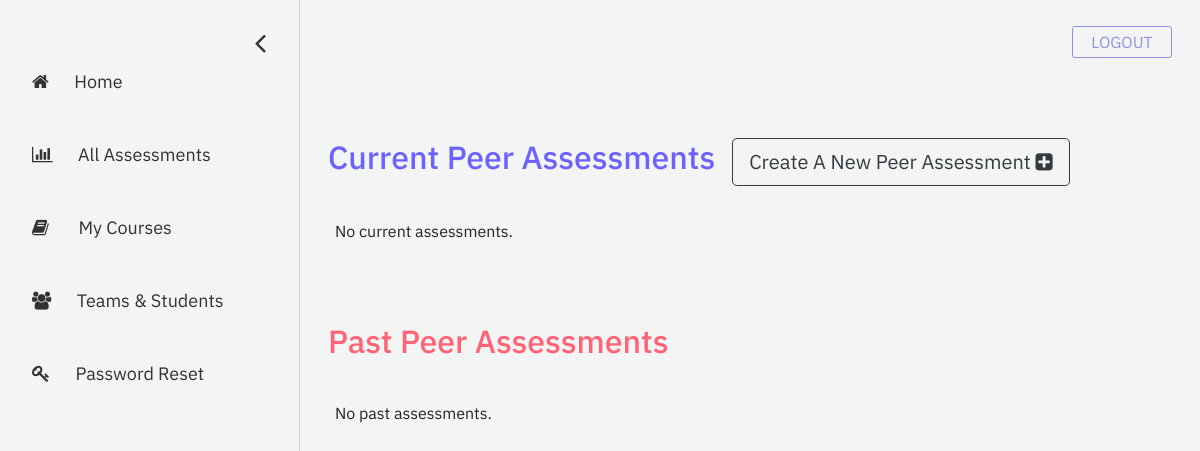
The app's page /professor/all-assessments, older data.
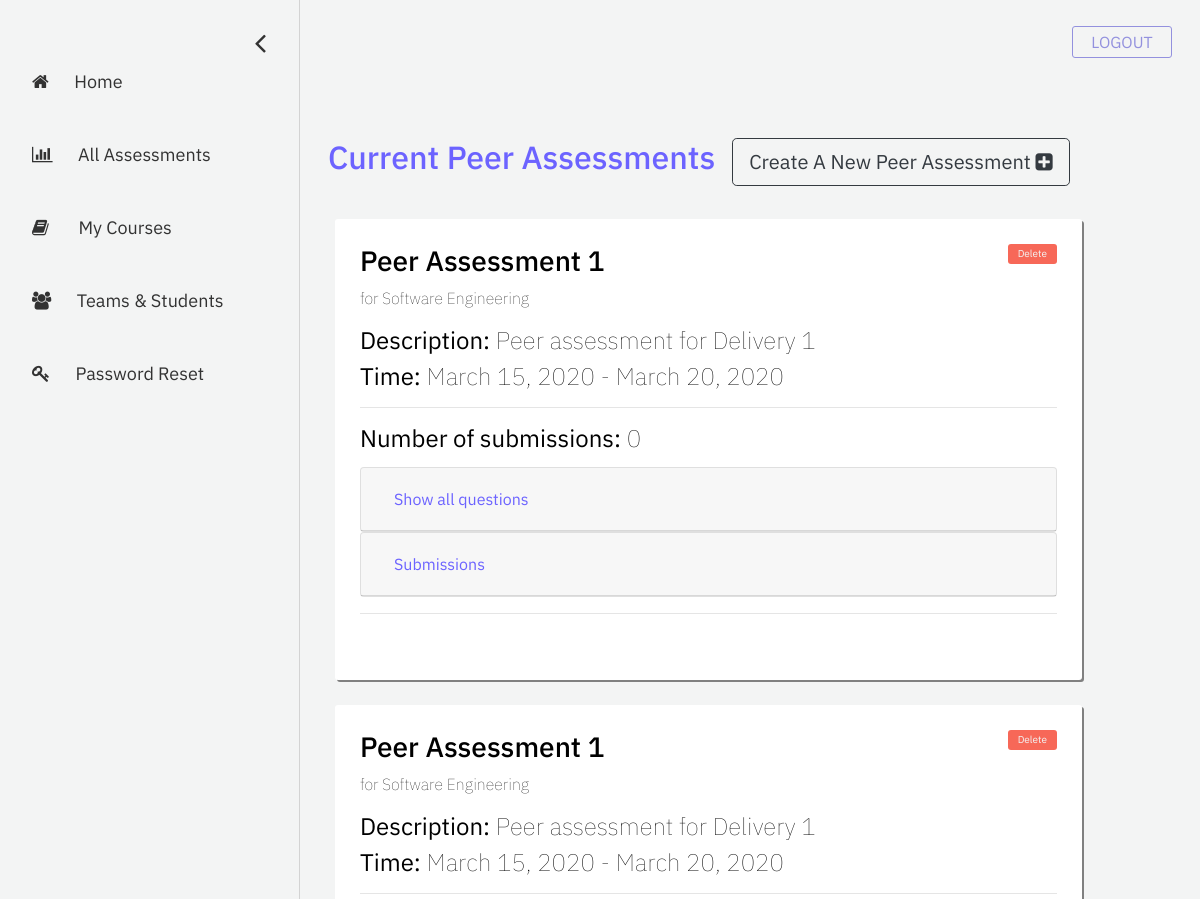
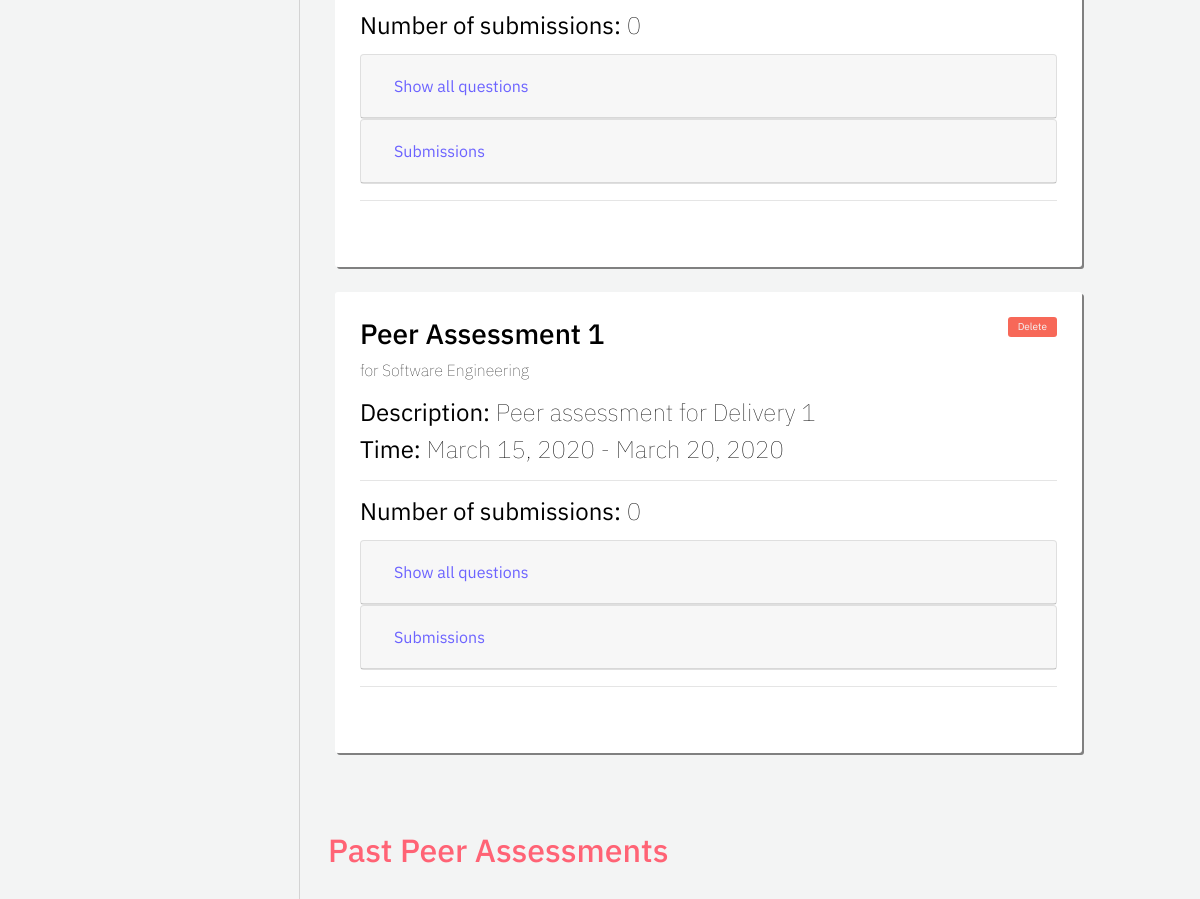
The same page, newer data (2 pictures, top to bottom).
### assessment/models.py (models this page shows)
class Assessment(models.Model):
    name = models.CharField("assessment name", max_length=255)
    description = models.TextField("description", max_length=512, blank=True)
    date_created = models.DateTimeField("date created", auto_now_add=True)
    start_date = models.DateField("start date")
    end_date = models.DateField("end date")
    course = models.ForeignKey(Course, on_delete=models.CASCADE) # the course that this peer review belongs to
    questions = models.ManyToManyField(Question) # a set of Questions under this assessment
    def is_current(self):
        if self.end_date + datetime.timedelta(days=60) > datetime.datetime.now().date(): # end date + 60 >= current date
            return True
        return False

### registration/models.py (models this page shows, shortened)
class Course(models.Model):
    course_name = models.CharField("course name", max_length=60)
    course_code = models.IntegerField("course code")
    section_number = models.SmallIntegerField("section number")
    year = models.SmallIntegerField("year of realization")
    semester_choices = (
        ('S', 'Spring'),
        ('F', 'Fall'),
    )
    semester = models.CharField("semester of realization", max_length = 1, choices = semester_choices)
    professors = models.ManyToManyField(User)
    students = models.ManyToManyField(User, related_name="students")

### eval_professor/views.py (the view)
# urls.py: path('all-assessments', views.all_assessments, name='all-assessments'),
def all_assessments(request):
    assessment_list = Assessment.objects.all()
    context = {
        'assessment_list': assessment_list,
    }
    return render(request, 'eval_professor/all-assessments.html', context = context)

### eval_professor/templates/eval_professor/all-assessments.html (shortened to what this page needs)
{% extends 'eval_professor/base-sidebar.html'%}
{% load static %}
{% block content%}
	<div id="main">
		<div class="container">
			<div class="container row">
				<h2 style="color: #6C63FF;">Current Peer Assessments</h2>
				<form>
					<button formaction="{% url 'create-new-assessment' %}" class="btn btn-lg btn-outline-dark" style="margin-left: 5%;">Create A New Peer Assessment <i class = "fa fa-plus-square"></i></button>
				</form>
			</div>
			{% if assessment_list|length > 0 %}
				{% for assessment in assessment_list %}
					{% if assessment.is_current %}
						<div class="column course-box">
							<a data-toggle="modal" data-target="#exampleModal_@{{assessment.id}}" style="font-size: 10px; padding: 10px; background-color: rgb(247, 104, 88);" class="buttons delete-btn float-right" href="">Delete</a>
							<h3> {{ assessment.name }} </h3>
							<p style="font-weight: 20;"> for {{ assessment.course.course_name }}</p>
							{% if assessment.description is not None %}
								<h4><b>Description:</b> {{ assessment.description }}</h4>
							{% else %}
								<h4>No assessment description</h4>
							{% endif %}
							<h4> <b>Time:</b> {{ assessment.start_date }} - {{ assessment.end_date }}</h4>
							<hr>
							<h4> <b>Number of submissions:</b> {{ course.students.all|length }} </h4>
							<div style="margin-top: 2%; margin-bottom: 2%;">
								<div class="card">
									<div class="card-header" id="headingOne_@{{ assessment.id }}">
										<h5 class="mb-0">
											<button style="color: #6C63FF;" class="btn btn-link" data-toggle="collapse" data-target="#collapseOne_@{{ assessment.id }}" aria-expanded="true" aria-controls="collapseOne_@{{ assessment.id }}">
												Show all questions
											</button>
										</h5>
									</div>
								</div>
								<div class="card">
									<div class="card-header" id="headingTwo_@{{ assessment.id }}">
										<h5 class="mb-0">
											<button style="color: #6C63FF;" class="btn btn-link collapsed" data-toggle="collapse" data-target="#collapseTwo_@{{ assessment.id }}" aria-expanded="false" aria-controls="collapseTwo_@{{ assessment.id }}">
												Submissions
											</button>
										</h5>
									</div>
								</div>
							</div>
							<hr>
						</div>
					{% endif %}
				{% endfor %}
			{% else %}
				No current assessments.
			{% endif %}
		</div>
		<div class="container">
			<div class="container row">
				<h2 style="color: rgb(255, 99, 117); margin-top: 5%;">Past Peer Assessments</h2>
			</div>
			{% if assessment_list|length > 0 %}
				{% for assessment in assessment_list %}
					{% if not assessment.is_current %}
						<div class="column course-box">
							<h3> {{ assessment.name }} </h3>
							<p style="font-weight: 20;"> for {{ assessment.course.course_name }}</p>
							{% if assessment.description is not None %}
								<h4><b>Description:</b> {{ assessment.description }}</h4>
							{% else %}
								<h4>No assessment description</h4>
							{% endif %}
							<h4> <b>Time:</b> {{ assessment.start_date }} - {{ assessment.end_date }}</h4>
						</div>
					{% endif %}
				{% endfor %}
			{% else %}
				<p>No past assessments.</p>
			{% endif %}
		</div>
	</div>
{% endblock %}

### eval_professor/templates/eval_professor/base-sidebar.html (shortened to what this page needs)
<!doctype html>
<html lang="en">
  <head>
	{% load static %}
	<link rel="stylesheet" href="https://stackpath.bootstrapcdn.com/bootstrap/4.1.3/css/bootstrap.min.css">
	<link rel="stylesheet" href="https://cdnjs.cloudflare.com/ajax/libs/font-awesome/4.7.0/css/font-awesome.min.css">
	<link rel="stylesheet" href="{% static 'eval_professor/css/base-sidebar.css' %}">
	<link rel="stylesheet" href="{% static 'eval_professor/css/my-courses.css' %}">
  </head>
<body>
	<div id="mySidenav" class="sidenav">
		<a href="javascript:void(0)" class="closebtn" onclick="closeNav()"><i class = "fa fa-angle-left"></i></a>
		<a href="{% url 'professor-dashboard' %}">
			<i class = "fa fa-home"></i> &nbsp;&nbsp;&nbsp;&nbsp;&nbsp;Home
		</a>
		<a href="{% url 'all-assessments' %}">
			<i class = "fa fa-bar-chart"></i> &nbsp;&nbsp;&nbsp;&nbsp;&nbsp;All Assessments
		</a>
		<a href="{% url 'my-courses' %}">
			<i class = "fa fa-book"></i> &nbsp;&nbsp;&nbsp;&nbsp;&nbsp;&nbsp;My Courses
		</a>
		<a href="{% url 'teams-students' %}">
			<i class = "fa fa-group"></i> &nbsp;&nbsp;&nbsp;&nbsp;&nbsp;Teams & Students
		</a>
		<a href="{% url 'password-reset' %}">
			<i class = "fa fa-key"></i> &nbsp;&nbsp;&nbsp;&nbsp;&nbsp;Password Reset
		</a>
	</div>
	<span id="menu" class="menu" style="font-size:20px;cursor:pointer" onclick="openNav()">&nbsp;&nbsp;Menu</span>
	<div class="logout_btn_container">
		<a href = "{% url 'log_out' %}" class="logout-btn">LOGOUT</a>
	</div>
    {% block content%}
    {% endblock %}
</body>
</html>

### eval_professor/static/eval_professor/css/base-sidebar.css (style rules this page uses)
body { font-family: 'IBM Plex Sans', sans-serif; background-color: #f3f4f4; }
.sidenav { height: 100%; width: 0px; position: fixed; z-index: 1; top: 0; left: 0; background-color: #f3f4f4; overflow-x: hidden; padding-top: 60px; transition: 0.5s; border-right: 1px solid lightgray; }
.sidenav a { padding: 8px 8px 8px 32px; text-decoration: none; font-size: 18px; color: #323232; display: block; transition: 0.3s; margin-bottom: 30px; }
.sidenav .closebtn { position: absolute; top: 0; right: 25px; font-size: 32px; margin-left: 50px; margin-bottom: 100px; margin-top: 10px; }
#main { transition: margin-left .5s; padding: 20px; }
.menu { top: 0px; left: 15px; font-size: 5px; position: relative; line-height: 80px; padding: 8px; -moz-border-radius: 100px; border-radius: 100px; text-align: center; }
.logout-btn { position: absolute; top: 26px; right: 28px; -webkit-border-radius: 3px; -moz-border-radius: 3px; border-radius: 3px; border: 1px solid #9391de; height: 0px; line-height: 0px; color: #9391de; font-size: 16px; padding: 15px; background-color: #f3f4f4; display: inline-block; cursor: pointer; text-align: center; width: 100px; text-decoration: none; }
.row { position: relative; top: 20px; padding: 8px; margin-top: 10px; margin-bottom: 45px; }
.buttons { -webkit-border-radius: 3px; -moz-border-radius: 3px; border-radius: 3px; line-height: 0px; color: #f3f4f4; padding: 20px; display: inline-block; cursor: pointer; text-align: center; text-decoration: none; }

### eval_professor/static/eval_professor/css/my-courses.css (style rules this page uses)
.course-box { width: 90% !important; background-color: white; color: black; padding: 25px; padding-bottom: 50px; margin-right: 15px; margin-top: 25px; border-radius: 3px; box-shadow: 2px 2px grey; }
h4 { font-weight: 80; margin-right: 5%; }

Row changes from the older to the newer data that the page shows:
added Assessment: name "Peer Assessment 1", course.course_name "Software Engineering", description "Peer assessment for Delivery 1", start_date "March 15, 2020", end_date "March 20, 2020", students.all|length "0"
added Assessment: name "Peer Assessment 1", course.course_name "Software Engineering", description "Peer assessment for Delivery 1", start_date "March 15, 2020", end_date "March 20, 2020", students.all|length "0"
added Assessment: name "Peer Assessment 1", course.course_name "Software Engineering", description "Peer assessment for Delivery 1", start_date "March 15, 2020", end_date "March 20, 2020", students.all|length "0"
Text that changed along with them:
text no longer shown: "No current assessments. No past assessments."
